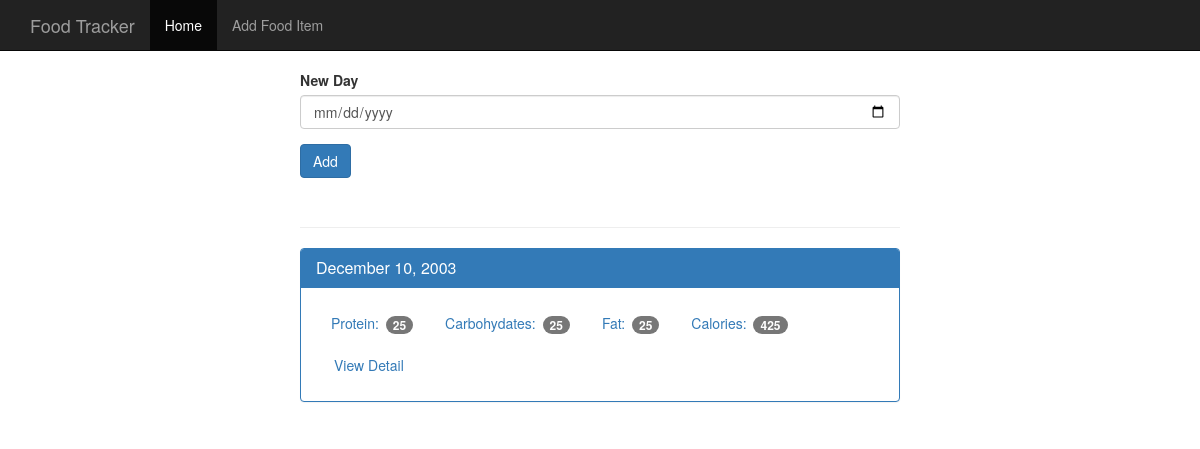
The page / on the database its author committed.
### tables this page shows
CREATE TABLE log_date(
    id integer primary key autoincrement, 
    entry_date date not null
);

### app.py (the view, shortened to what this page needs)
@app.route('/', methods=['POST','GET'])
def index():
    db = get_db()
    cur = db.execute('''select log_date.entry_date, sum(food.protein) as protein, sum(food.carbohydrates) as carbohydrates, sum(food.fat) as fat, sum(food.calories) as calories from log_date
                    left join food_date on food_date.log_date_id = log_date.id
                    left join food on food.id = food_date.food_id group by log_date.id
                    order by log_date.entry_date desc''')
    result = cur.fetchall()
    date_results = []
    for i in result:
        single_date = {}
        single_date['entry_date'] = i['entry_date']
        single_date['protein'] = i['protein']
        single_date['carbohydrates'] = i['carbohydrates']
        single_date['fat'] = i['fat']
        single_date['calories'] = i['calories']
        d = datetime.strptime(str(i['entry_date']), f'%Y%m%d')
        single_date['pretty_date'] = datetime.strftime(d,f'%B %d, %Y')
        date_results.append(single_date)
    return render_template('home.html',pretty_results=date_results)

### database.py (called while the page is built)
def connect_db():
    sql = sqlite3.connect("food_log.db")
    sql.row_factory = sqlite3.Row
    return sql

def get_db():
    if not hasattr(g, 'sqlite3'):
        g.sqlite_db = connect_db()
    return g.sqlite_db

### templates/home.html
{% extends 'base.html' %}
{% block body %}
{% include 'includes/navbar.html' %}
<div class="container theme-showcase col-sm-6 col-sm-offset-3" role="main">
  <div class="row">
    <div>
      <form method="POST" action="/">
        <div class="form-group">
          <label for="new-day">New Day</label>
          <input type="date" name="date" class="form-control" id="new-day">
        </div>
        <button type="submit" class="btn btn-primary">Add</button>
      </form>
      <div class="page-header"></div>
      {% for res in pretty_results %}
      <div class="panel panel-primary">
        <div class="panel-heading">
          <h3 class="panel-title">{{ res.pretty_date }}</h3>
        </div>
        <div class="panel-body">
          <ul class="nav nav-pills" role="tablist">
            <li><a>Protein: <span class="badge">{{ res.protein }}</span></a></li>
            <li><a>Carbohydates: <span class="badge">{{ res.carbohydrates}}</span></a></li>
            <li><a>Fat: <span class="badge">{{ res.fat }}</span></a></li>
            <li><a>Calories: <span class="badge">{{ res.calories }}</span></a></li>
            <li><a href="{{ url_for('view_day',date=res.entry_date) }}" type="button" class="btn btn-link">View Detail</a></li>
          </ul>
        </div>
      </div>
      {% endfor %}
    </div>
  </div>
</div>
{% endblock %}

### static/theme.css (style rules this page uses)
body { padding-top: 70px; padding-bottom: 30px; }

### rows shown on the page
log_date: pretty_date "December 10, 2003", protein "25", carbohydrates "25", fat "25", calories "425"
